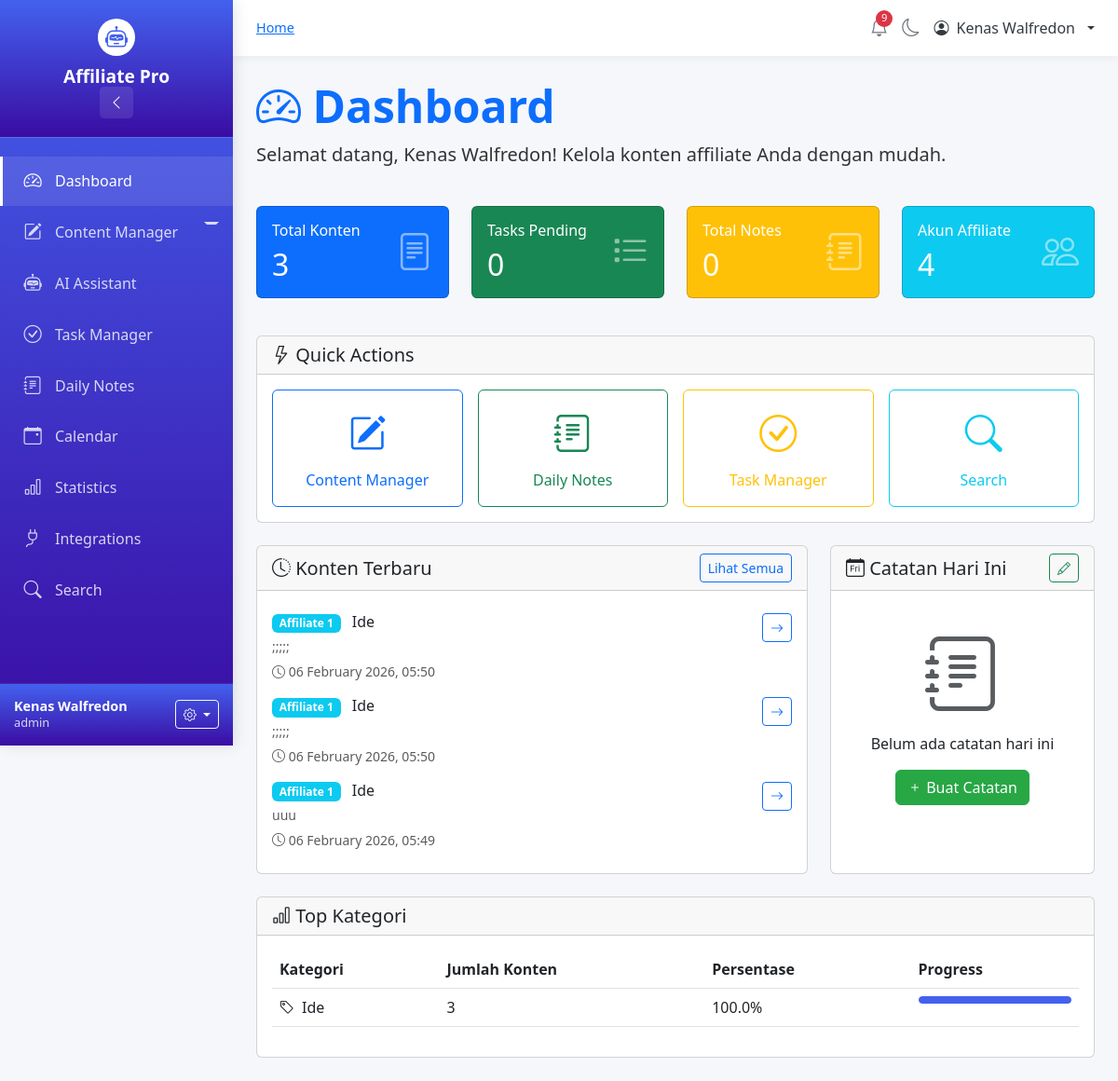
Page /dashboard (signed in) on the committed database.
### tables this page shows
CREATE TABLE content (
            id INTEGER PRIMARY KEY AUTOINCREMENT,
            account TEXT NOT NULL,
            category TEXT NOT NULL,
            text TEXT NOT NULL,
            created_at TIMESTAMP DEFAULT CURRENT_TIMESTAMP,
            updated_at TIMESTAMP DEFAULT CURRENT_TIMESTAMP,
            tags TEXT,
            priority TEXT DEFAULT 'normal',
            status TEXT DEFAULT 'active'
        );

### app.py (the view)
@app.route("/dashboard")
@login_required
def dashboard():
    conn = get_db()
    c = conn.cursor()
    c.execute("SELECT COUNT(*) FROM content")
    total_result = c.fetchone()
    total_content = total_result[0] if total_result else 0
    c.execute("SELECT COUNT(*) FROM tasks WHERE status='pending'")
    pending_result = c.fetchone()
    pending_tasks = pending_result[0] if pending_result else 0
    c.execute("SELECT COUNT(DISTINCT date) FROM daily_notes")
    notes_result = c.fetchone()
    total_notes = notes_result[0] if notes_result else 0
    c.execute("""
        SELECT category, COUNT(*) as count
        FROM content
        GROUP BY category
        ORDER BY count DESC
        LIMIT 5
    """)
    top_categories = c.fetchall()
    c.execute("""
        SELECT account, category, text, created_at
        FROM content
        ORDER BY created_at DESC
        LIMIT 5
    """)
    recent_content = c.fetchall()
    today = datetime.now().strftime("%Y-%m-%d")
    c.execute("SELECT note, mood FROM daily_notes WHERE date=?", (today,))
    today_note = c.fetchone()
    try:
        c.execute("""
            SELECT title, message, created_at
            FROM notifications
            WHERE username=?
            ORDER BY created_at DESC
            LIMIT 3
        """, (session['username'],))
        recent_notifications = c.fetchall()
    except:
        recent_notifications = []
    conn.close()
    return render_template("dashboard.html",
                         total_content=total_content,
                         pending_tasks=pending_tasks,
                         total_notes=total_notes,
                         top_categories=top_categories,
                         recent_content=recent_content,
                         today_note=today_note,
                         recent_notifications=recent_notifications,
                         today=today)

### app.py (called while the page is built)
def get_db():
    conn = sqlite3.connect("database.db")
    conn.row_factory = sqlite3.Row
    return conn

def login_required(f):
    @wraps(f)
    def decorated_function(*args, **kwargs):
        if not session.get("login"):
            flash("Silakan login terlebih dahulu", "warning")
            return redirect("/")
        return f(*args, **kwargs)
    return decorated_function

def format_datetime(value, format='%d %B %Y, %H:%M'):
    if value:
        if isinstance(value, str):
            try:
                value = datetime.strptime(value, '%Y-%m-%d %H:%M:%S')
            except:
                try:
                    value = datetime.strptime(value, '%Y-%m-%d')
                except:
                    return value
        return value.strftime(format)
    return ''

@app.context_processor
def inject_global_vars():
    unread_notifications = 0
    if session.get('login'):
        try:
            conn = get_db()
            c = conn.cursor()
            c.execute("SELECT COUNT(*) FROM notifications WHERE username=? AND is_read=0",
                     (session['username'],))
            result = c.fetchone()
            unread_notifications = result[0] if result else 0
            conn.close()
        except:
            unread_notifications = 0
    return dict(
        datetime=datetime,
        now=datetime.now(),
        accounts=ACCOUNTS,
        categories=CATEGORIES,
        app_name="Affiliate Pro Manager",
        unread_notifications=unread_notifications,
        month_names=['Januari', 'Februari', 'Maret', 'April', 'Mei', 'Juni',
                    'Juli', 'Agustus', 'September', 'Oktober', 'November', 'Desember']
    )

### templates/dashboard.html (shortened to what this page needs)
{% extends "base.html" %}
{% block content %}
<div class="dashboard">
    <div class="row mb-4">
        <div class="col">
            <h1 class="display-5 fw-bold text-primary">
                <i class="bi bi-speedometer2"></i> Dashboard
            </h1>
            <p class="lead">Selamat datang, {{ session.username }}! Kelola konten affiliate Anda dengan mudah.</p>
        </div>
    </div>
    <div class="row mb-4">
        <div class="col-md-3 mb-3">
            <div class="card stat-card bg-primary text-white">
                <div class="card-body">
                    <div class="d-flex justify-content-between align-items-center">
                        <div>
                            <h6 class="card-title">Total Konten</h6>
                            <h2 class="mb-0">{{ total_content }}</h2>
                        </div>
                        <i class="bi bi-file-text display-6 opacity-50"></i>
                    </div>
                </div>
            </div>
        </div>
        <div class="col-md-3 mb-3">
            <div class="card stat-card bg-success text-white">
                <div class="card-body">
                    <div class="d-flex justify-content-between align-items-center">
                        <div>
                            <h6 class="card-title">Tasks Pending</h6>
                            <h2 class="mb-0">{{ pending_tasks }}</h2>
                        </div>
                        <i class="bi bi-list-task display-6 opacity-50"></i>
                    </div>
                </div>
            </div>
        </div>
        <div class="col-md-3 mb-3">
            <div class="card stat-card bg-warning text-white">
                <div class="card-body">
                    <div class="d-flex justify-content-between align-items-center">
                        <div>
                            <h6 class="card-title">Total Notes</h6>
                            <h2 class="mb-0">{{ total_notes }}</h2>
                        </div>
                        <i class="bi bi-journal-text display-6 opacity-50"></i>
                    </div>
                </div>
            </div>
        </div>
        <div class="col-md-3 mb-3">
            <div class="card stat-card bg-info text-white">
                <div class="card-body">
                    <div class="d-flex justify-content-between align-items-center">
                        <div>
                            <h6 class="card-title">Akun Affiliate</h6>
                            <h2 class="mb-0">{{ accounts|length }}</h2>
                        </div>
                        <i class="bi bi-people display-6 opacity-50"></i>
                    </div>
                </div>
            </div>
        </div>
    </div>
    <div class="row mb-4">
        <div class="col">
            <div class="card">
                <div class="card-header">
                    <h5 class="mb-0"><i class="bi bi-lightning"></i> Quick Actions</h5>
                </div>
                <div class="card-body">
                    <div class="row g-3">
                        <div class="col-md-3 col-6">
                            <a href="/content-manager" class="btn btn-outline-primary w-100 h-100 d-flex flex-column align-items-center justify-content-center p-3">
                                <i class="bi bi-pencil-square fs-1 mb-2"></i>
                                <span>Content Manager</span>
                            </a>
                        </div>
                        <div class="col-md-3 col-6">
                            <a href="/daily-notes" class="btn btn-outline-success w-100 h-100 d-flex flex-column align-items-center justify-content-center p-3">
                                <i class="bi bi-journal-text fs-1 mb-2"></i>
                                <span>Daily Notes</span>
                            </a>
                        </div>
                        <div class="col-md-3 col-6">
                            <a href="/tasks" class="btn btn-outline-warning w-100 h-100 d-flex flex-column align-items-center justify-content-center p-3">
                                <i class="bi bi-check-circle fs-1 mb-2"></i>
                                <span>Task Manager</span>
                            </a>
                        </div>
                        <div class="col-md-3 col-6">
                            <a href="/search" class="btn btn-outline-info w-100 h-100 d-flex flex-column align-items-center justify-content-center p-3">
                                <i class="bi bi-search fs-1 mb-2"></i>
                                <span>Search</span>
                            </a>
                        </div>
                    </div>
                </div>
            </div>
        </div>
    </div>
    <div class="row">
        <div class="col-lg-8 mb-4">
            <div class="card h-100">
                <div class="card-header d-flex justify-content-between align-items-center">
                    <h5 class="mb-0"><i class="bi bi-clock-history"></i> Konten Terbaru</h5>
                    <a href="/content-manager" class="btn btn-sm btn-outline-primary">Lihat Semua</a>
                </div>
                <div class="card-body">
                    {% if recent_content %}
                    <div class="list-group list-group-flush">
                        {% for content in recent_content %}
                        <div class="list-group-item border-0 px-0">
                            <div class="d-flex justify-content-between align-items-start">
                                <div>
                                    <h6 class="mb-1">
                                        <span class="badge bg-info me-2">{{ content.account }}</span>
                                        {{ content.category }}
                                    </h6>
                                    <p class="mb-1 text-muted small">
                                        {{ content.text[:100] }}{% if content.text|length > 100 %}...{% endif %}
                                    </p>
                                    <small class="text-muted">
                                        <i class="bi bi-clock"></i> {{ content.created_at|format_datetime }}
                                    </small>
                                </div>
                                <a href="{{ url_for('manage', account=content.account, category=content.category) }}"
                                   class="btn btn-sm btn-outline-primary">
                                    <i class="bi bi-arrow-right"></i>
                                </a>
                            </div>
                        </div>
                        {% endfor %}
                    </div>
                    {% endif %}
                </div>
            </div>
        </div>
        <div class="col-lg-4 mb-4">
            <div class="card h-100">
                <div class="card-header d-flex justify-content-between align-items-center">
                    <h5 class="mb-0"><i class="bi bi-calendar-day"></i> Catatan Hari Ini</h5>
                    <a href="/daily-notes" class="btn btn-sm btn-outline-success">
                        <i class="bi bi-pencil"></i>
                    </a>
                </div>
                <div class="card-body">
                    {% if today_note %}
                    <div class="today-note">
                        <p>{{ today_note[0]|nl2br|safe }}</p>
                        <small class="text-muted">{{ today }}</small>
                    </div>
                    {% else %}
                    <div class="text-center py-4">
                        <i class="bi bi-journal-text display-1 text-muted"></i>
                        <p class="mt-3">Belum ada catatan hari ini</p>
                        <a href="/daily-notes" class="btn btn-success">
                            <i class="bi bi-plus"></i> Buat Catatan
                        </a>
                    </div>
                    {% endif %}
                </div>
            </div>
        </div>
    </div>
    <div class="row">
        <div class="col">
            <div class="card">
                <div class="card-header">
                    <h5 class="mb-0"><i class="bi bi-bar-chart"></i> Top Kategori</h5>
                </div>
                <div class="card-body">
                    {% if top_categories %}
                    <div class="table-responsive">
                        <table class="table">
                            <thead>
                                <tr>
                                    <th>Kategori</th>
                                    <th>Jumlah Konten</th>
                                    <th>Persentase</th>
                                    <th>Progress</th>
                                </tr>
                            </thead>
                            <tbody>
                                {% for category, count in top_categories %}
                                <tr>
                                    <td>
                                        <i class="bi bi-tag me-2"></i>{{ category }}
                                    </td>
                                    <td>{{ count }}</td>
                                    <td>{{ (count/total_content*100)|round(1) }}%</td>
                                    <td>
                                        <div class="progress" style="height: 8px;">
                                            <div class="progress-bar"
                                                 style="width: {{ (count/total_content*100)|round(1) }}%"></div>
                                        </div>
                                    </td>
                                </tr>
                                {% endfor %}
                            </tbody>
                        </table>
                    </div>
                    {% else %}
                    <div class="text-center py-3">
                        <p class="text-muted">Belum ada data kategori</p>
                    </div>
                    {% endif %}
                </div>
            </div>
        </div>
    </div>
</div>
{% endblock %}

### templates/base.html (style rules this page uses)
:root { --primary-color: #4361ee; --secondary-color: #6c757d; --success-color: #28a745; --warning-color: #ffc107; --danger-color: #dc3545; --info-color: #17a2b8; --light-color: #f8f9fa; --dark-color: #343a40; --sidebar-width: 250px; --header-height: 60px; --transition-speed: 0.3s; }
* { margin: 0; padding: 0; box-sizing: border-box; }
body { font-family: 'Segoe UI', Tahoma, Geneva, Verdana, sans-serif; background-color: #f5f7fb; color: #333; overflow-x: hidden; }
.btn-success { background: var(--success-color); border-color: var(--success-color); }

### templates/dashboard.html (style rules this page uses)
.stat-card { transition: transform 0.3s ease; }
.list-group-item { transition: background-color 0.2s ease; }
.progress { background-color: #e9ecef; border-radius: 4px; }
.progress-bar { background-color: #4361ee; border-radius: 4px; }

### rows in the picture
content: account "Affiliate 1", category "Ide", text ";;;;;", created_at "06 February 2026, 05:50"
content: account "Affiliate 1", category "Ide", text ";;;;;", created_at "06 February 2026, 05:50"
content: account "Affiliate 1", category "Ide", text "uuu", created_at "06 February 2026, 05:49"

### other values in the picture
{{ session.get('username', 'User') }} "Kenas Walfredon"
{{ session.get('user_role', 'User') }} "admin"
{{ unread_notifications }} "9"
{{ session.username }} "Kenas Walfredon"
{{ total_content }} "3"
{{ pending_tasks }} "0"
{{ total_notes }} "0"
{{ accounts|length }} "4"
{{ category }} "Ide"
{{ count }} "3"
{{ (count/total_content*100)|round(1) }} "100.0"
